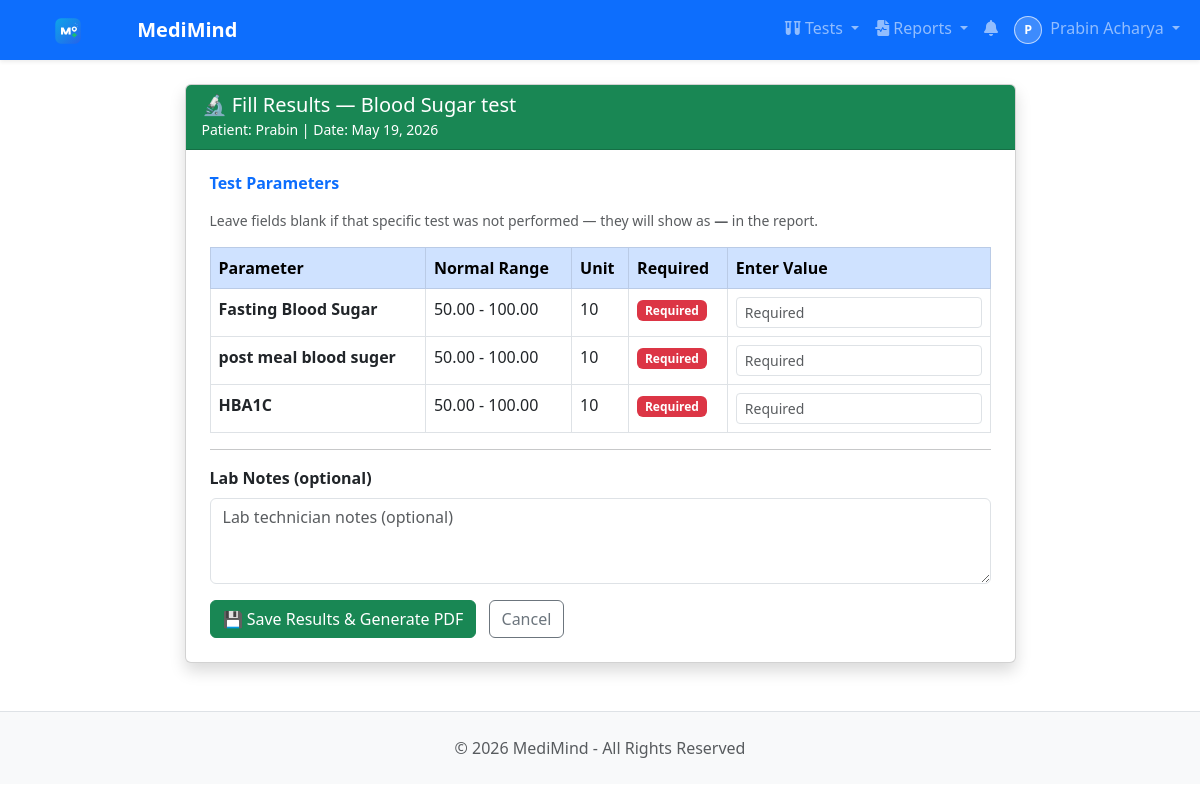
The app's page /lab/bookings/14/fill-result/ (signed in) with its own data.
### users/models.py (models this page shows, shortened)
class User(AbstractBaseUser, PermissionsMixin):
    ROLE_CHOICES = [
        ('PATIENT', 'Patient'),
        ('DOCTOR', 'Doctor'),
        ('NURSE', 'Nurse'),
        ('RECEPTIONIST', 'Receptionist'),
        ('LAB_TECHNICIAN', 'Lab Technician'),
        ('PHARMACIST', 'Pharmacist'),
        ('BILLING_OFFICER', 'Billing Officer'),
        ('INSURANCE_COORDINATOR', 'Insurance Coordinator'),
        ('QUALITY_COMPLIANCE_OFFICER', 'Quality Compliance Officer'),
        ('ADMIN', 'Super Admin'),
    ]
    email = models.EmailField(unique=True)
    username = models.CharField(max_length=50)
    first_name = models.CharField(max_length=150, blank=True, default='')
    last_name = models.CharField(max_length=150, blank=True, default='')
    role = models.CharField(max_length=30, choices=ROLE_CHOICES, default='PATIENT')
    is_active = models.BooleanField(default=False)  # False until email activated
    is_staff = models.BooleanField(default=False)
    date_joined = models.DateTimeField(auto_now_add=True)
    activation_token = models.CharField(max_length=200, blank=True, null=True)
    objects = UserManager()
    USERNAME_FIELD = 'email'
    REQUIRED_FIELDS = ['username']
    def get_full_name(self):
        full_name = f"{self.first_name} {self.last_name}".strip()
        return full_name or self.username

class PatientProfile(models.Model):
    GENDER_CHOICES = [
        ('M', 'Male'),
        ('F', 'Female'),
        ('O', 'Other'),
    ]
    BLOOD_GROUP_CHOICES = [
        ('A+', 'A+'), ('A-', 'A-'),
        ('B+', 'B+'), ('B-', 'B-'),
        ('AB+', 'AB+'), ('AB-', 'AB-'),
        ('O+', 'O+'), ('O-', 'O-'),
    ]
    user = models.OneToOneField(User, on_delete=models.CASCADE, related_name='patient_profile')
    full_name = models.CharField(max_length=100)
    phone = models.CharField(max_length=15, blank=True)
    gender = models.CharField(max_length=1, choices=GENDER_CHOICES, blank=True)
    date_of_birth = models.DateField(null=True, blank=True)
    blood_group = models.CharField(max_length=3, choices=BLOOD_GROUP_CHOICES, blank=True)
    height = models.FloatField(null=True, blank=True, help_text="Height in cm")
    weight = models.FloatField(null=True, blank=True, help_text="Weight in kg")
    image = models.ImageField(upload_to='patients/profile/', null=True, blank=True)
    address = models.TextField(blank=True)
    emergency_contact = models.CharField(max_length=15, blank=True)
    created_at = models.DateTimeField(auto_now_add=True)
    updated_at = models.DateTimeField(auto_now=True)

### lab/models.py (models this page shows, shortened)
class TestBooking(models.Model):
    STATUS_CHOICES = [
        ('PENDING', 'Pending'),
        ('SAMPLE_COLLECTED', 'Sample Collected'),
        ('PROCESSING', 'Processing'),
        ('COMPLETED', 'Completed'),
        ('REJECTED_SAMPLE', 'Rejected Sample'),
        ('CANCELLED', 'Cancelled'),
    ]
    PAYMENT_STATUS_CHOICES = [
        ('UNPAID', 'Unpaid'),
        ('PAID', 'Paid'),
    ]
    patient = models.ForeignKey(
        'users.PatientProfile',
        on_delete=models.CASCADE,
        related_name='test_bookings'
    )
    template = models.ForeignKey(
        TestTemplate,
        on_delete=models.CASCADE,
        related_name='bookings'
    )
    date = models.DateField()
    status = models.CharField(
        max_length=20,
        choices=STATUS_CHOICES,
        default='PENDING'
    )
    payment_status = models.CharField(
        max_length=10,
        choices=PAYMENT_STATUS_CHOICES,
        default='UNPAID'
    )
    amount = models.DecimalField(
        max_digits=8, decimal_places=2,
        help_text="Price at time of booking"
    )
    notes = models.TextField(blank=True)
    specimen_id = models.CharField(max_length=40, unique=True, null=True, blank=True)
    collected_by = models.ForeignKey(
        'users.User',
        on_delete=models.SET_NULL,
        null=True,
        blank=True,
        related_name='collected_samples'
    )
    collected_at = models.DateTimeField(null=True, blank=True)
    received_at = models.DateTimeField(null=True, blank=True)
    rejected_reason = models.CharField(max_length=255, blank=True)
    expected_report_at = models.DateTimeField(null=True, blank=True)
    completed_at = models.DateTimeField(null=True, blank=True)
    created_at = models.DateTimeField(auto_now_add=True)
    class Meta:
        unique_together = ['patient', 'template', 'date']
        ordering = ['-date']

class TestTemplate(models.Model):
    name = models.CharField(max_length=200, unique=True)
    description = models.TextField(blank=True)
    preparation = models.TextField(
        blank=True,
        help_text="Instructions before test e.g. Fast for 8 hours"
    )
    price = models.DecimalField(max_digits=8, decimal_places=2)
    duration_minutes = models.IntegerField(
        default=30,
        help_text="How long the test takes"
    )
    is_available = models.BooleanField(default=True)
    created_at = models.DateTimeField(auto_now_add=True)
    class Meta:
        ordering = ['name']

class TestField(models.Model):
    FIELD_TYPE_CHOICES = [
        ('NUMBER', 'Number'),
        ('TEXT', 'Text'),
    ]
    template = models.ForeignKey(
        TestTemplate,
        on_delete=models.CASCADE,
        related_name='fields'
    )
    field_name = models.CharField(
        max_length=200,
        help_text="e.g. Fasting Blood Sugar"
    )
    unit = models.CharField(
        max_length=50,
        blank=True,
        help_text="e.g. mg/dL, g/dL"
    )
    normal_min = models.DecimalField(
        max_digits=10, decimal_places=2,
        null=True, blank=True,
        help_text="Normal range minimum"
    )
    normal_max = models.DecimalField(
        max_digits=10, decimal_places=2,
        null=True, blank=True,
        help_text="Normal range maximum"
    )
    critical_min = models.DecimalField(
        max_digits=10, decimal_places=2,
        null=True, blank=True,
        help_text="Critical low value threshold"
    )
    critical_max = models.DecimalField(
        max_digits=10, decimal_places=2,
        null=True, blank=True,
        help_text="Critical high value threshold"
    )
    normal_text = models.CharField(
        max_length=100,
        blank=True,
        help_text="For text fields e.g. Negative"
    )
    field_type = models.CharField(
        max_length=10,
        choices=FIELD_TYPE_CHOICES,
        default='NUMBER'
    )
    is_required = models.BooleanField(
        default=False,
        help_text="If False, lab can leave it blank (shows — in report)"
    )
    order = models.IntegerField(
        default=0,
        help_text="Display order in report"
    )
    class Meta:
        ordering = ['order', 'id']

### lab/views.py (the view)
# urls.py: path('bookings/<int:booking_id>/fill-result/', views.fill_result, name='fill_result'),
@login_required
def fill_result(request, booking_id):
    if request.user.role != 'LAB_TECHNICIAN':
        messages.error(request, 'Access denied.')
        return redirect('users:dashboard')
    booking = get_object_or_404(TestBooking, pk=booking_id)
    fields = booking.template.fields.all().order_by('order')
    try:
        existing_result = booking.result
        messages.info(request, 'Result already exists. You can update it.')
        return redirect('lab:update_result', pk=existing_result.pk)
    except TestResult.DoesNotExist:
        pass
    if request.method == 'POST':
        result_form = TestResultForm(request.POST)
        if result_form.is_valid():
            result = TestResult.objects.create(
                booking=booking,
                filled_by=request.user,
                notes=result_form.cleaned_data['notes'],
            )
            for field in fields:
                value = request.POST.get(f'field_{field.id}', '').strip()
                item = TestResultItem(
                    result=result,
                    field=field,
                    value=value if value else None,
                )
                item.save()  # auto calculates status
            booking.status = 'PROCESSING'
            booking.save()
            generate_lab_report_pdf(result)
            result.save()
            _notify_critical_results(result)
            messages.success(request, 'Results saved successfully!')
            return redirect('lab:lab_dashboard')
    else:
        result_form = TestResultForm()
    return render(request, 'lab/fill_result.html', {
        'booking': booking,
        'fields': fields,
        'result_form': result_form,
    })

### lab/forms.py
class TestResultForm(forms.ModelForm):
    class Meta:
        model = TestResult
        fields = ['notes']
        widgets = {
            'notes': forms.Textarea(attrs={
                'class': 'form-control',
                'rows': 3,
                'placeholder': 'Lab technician notes (optional)'
            }),
        }

### notifications/context_processors.py (called while the page is built)
def unread_notifications(request):
    if request.user.is_authenticated:
        count = Notification.objects.filter(recipient=request.user, is_read=False).count()
        return {'unread_notification_count': count}
    return {'unread_notification_count': 0}

### templates/lab/fill_result.html (shortened to what this page needs)
{% extends 'base.html' %}
{% block content %}
<div class="row justify-content-center"><div class="col-md-9">
<div class="card shadow">
    <div class="card-header bg-success text-white">
        <h5 class="mb-0">🔬 Fill Results — {{ booking.template.name }}</h5>
        <small>Patient: {{ booking.patient.full_name }} | Date: {{ booking.date }}</small>
    </div>
    <div class="card-body p-4">
        <form method="POST">{% csrf_token %}
            <h6 class="text-primary fw-bold mb-3">Test Parameters</h6>
            <p class="text-muted small">Leave fields blank if that specific test was not performed — they will show as <strong>—</strong> in the report.</p>
            <table class="table table-bordered">
                <thead class="table-primary">
                    <tr>
                        <th>Parameter</th>
                        <th>Normal Range</th>
                        <th>Unit</th>
                        <th>Required</th>
                        <th>Enter Value</th>
                    </tr>
                </thead>
                <tbody>
                    {% for field in fields %}
                    <tr>
                        <td><strong>{{ field.field_name }}</strong></td>
                        <td>
                            {% if field.normal_min and field.normal_max %}
                                {{ field.normal_min }} - {{ field.normal_max }}
                            {% elif field.normal_text %}{{ field.normal_text }}
                            {% else %}—{% endif %}
                        </td>
                        <td>{{ field.unit|default:"—" }}</td>
                        <td>
                            {% if field.is_required %}
                                <span class="badge bg-danger">Required</span>
                            {% else %}
                                <span class="badge bg-secondary">Optional</span>
                            {% endif %}
                        </td>
                        <td>
                            <input type="text"
                                name="field_{{ field.id }}"
                                class="form-control form-control-sm"
                                placeholder="{% if field.is_required %}Required{% else %}Leave blank if not done{% endif %}"
                                {% if field.is_required %}required{% endif %}>
                        </td>
                    </tr>
                    {% endfor %}
                </tbody>
            </table>
            <hr>
            <div class="mb-3">
                <label class="form-label fw-bold">Lab Notes (optional)</label>
                {{ result_form.notes }}
            </div>
            <button type="submit" class="btn btn-success">💾 Save Results & Generate PDF</button>
            <a href="{% url 'lab:lab_dashboard' %}" class="btn btn-outline-secondary ms-2">Cancel</a>
        </form>
    </div>
</div>
</div></div>
{% endblock %}

### templates/base.html (shortened to what this page needs)
{% load static %}
<!DOCTYPE html>
<html lang="en">
<head>
    <link href="https://cdn.jsdelivr.net/npm/bootstrap@5.3.0/dist/css/bootstrap.min.css" rel="stylesheet">
    <link href="https://cdnjs.cloudflare.com/ajax/libs/font-awesome/6.0.0/css/all.min.css" rel="stylesheet">
</head>
<body>
{% if user.is_authenticated %}
<nav class="navbar navbar-expand-lg navbar-dark bg-primary sticky-top shadow-sm">
    <div class="container-fluid">
        <a class="navbar-brand fw-bold" href="{% url 'users:dashboard' %}">
            <img src="{% static 'branding/medimind-logo.svg' %}" alt="MediMind" width="112" height="28" loading="eager" decoding="async" class="me-2">
            MediMind
        </a>
        <div class="collapse navbar-collapse" id="navbarNav">
            <div class="navbar-nav ms-auto">
                {% if user.role == 'PATIENT' or user.role == 'LAB_TECHNICIAN' or user.role == 'RECEPTIONIST' or user.role == 'ADMIN' %}
                <div class="nav-item dropdown">
                    <a class="nav-link dropdown-toggle" href="#" id="testsDropdown" role="button" data-bs-toggle="dropdown">
                        <i class="fas fa-vials"></i> Tests
                    </a>
                </div>
                {% endif %}
                <div class="nav-item dropdown">
                    <a class="nav-link dropdown-toggle" href="#" id="reportsDropdown" role="button" data-bs-toggle="dropdown">
                        <i class="fas fa-file-waveform"></i> Reports
                    </a>
                </div>
                <a class="nav-link" href="{% url 'notifications:notification_list' %}" title="Notifications">
                    <i class="fas fa-bell"></i>
                </a>
                <div class="nav-item dropdown">
                    <a class="nav-link dropdown-toggle" href="#" id="userDropdown" role="button" data-bs-toggle="dropdown">
                        {% if user.role == 'PATIENT' and user.patient_profile and user.patient_profile.image %}
                            <img src="{{ user.patient_profile.image.url }}" alt="{{ user.username }}" class="nav-avatar me-1">
                        {% elif user.role == 'DOCTOR' and user.doctor_profile and user.doctor_profile.photo %}
                            <img src="{{ user.doctor_profile.photo.url }}" alt="{{ user.username }}" class="nav-avatar me-1">
                        {% else %}
                            <span class="nav-avatar-fallback me-1">{{ user.username|slice:":1"|upper }}</span>
                        {% endif %}
                        {{ user.first_name|default:user.username }}
                    </a>
                </div>
            </div>
        </div>
    </div>
</nav>
{% endif %}
<div class="{% if user.is_authenticated %}container{% else %}container-fluid{% endif %} mt-4">
    {% block content %}{% endblock %}
</div>
<footer class="bg-light text-muted py-4 mt-5 border-top">
    <div class="container text-center">
        <p class="mb-0">&copy; 2026 MediMind - All Rights Reserved</p>
    </div>
</footer>
</body>
</html>

### templates/base.html (style rules this page uses)
.nav-avatar-fallback { width: 28px; height: 28px; border-radius: 50%; display: inline-flex; align-items: center; justify-content: center; font-size: 0.78rem; font-weight: 700; background: rgba(255, 255, 255, 0.2); border: 1px solid rgba(255, 255, 255, 0.65); color: #fff; }

### records on screen
User: username "P", first_name "Prabin Acharya"
TestBooking: template.name "Blood Sugar test", patient.full_name "Prabin", date "May 19, 2026"
TestField: field_name "Fasting Blood Sugar", normal_min "50.00", normal_max "100.00", unit "10", shows "Required"
TestField: field_name "post meal blood suger", normal_min "50.00", normal_max "100.00", unit "10", shows "Required"
TestField: field_name "HBA1C", normal_min "50.00", normal_max "100.00", unit "10", shows "Required"
